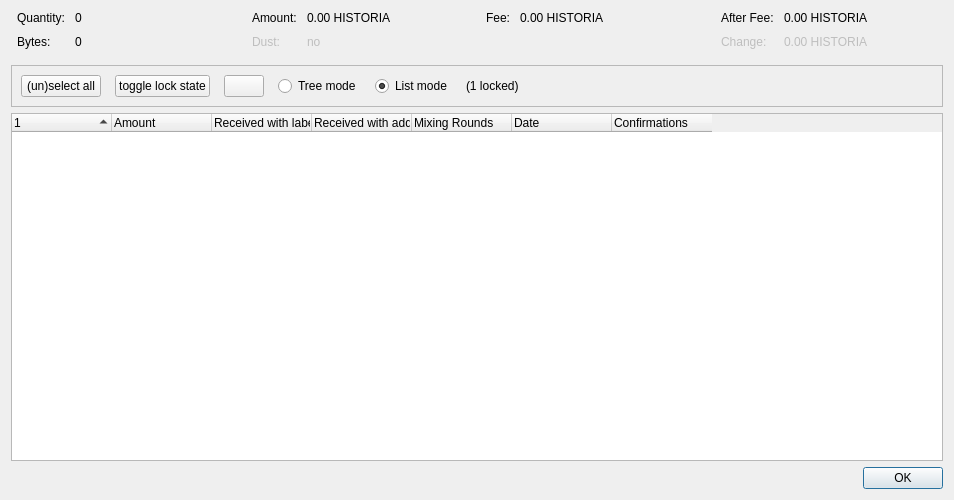
<?xml version="1.0" encoding="UTF-8"?>
<ui version="4.0">
 <class>CoinControlDialog</class>
 <widget class="QDialog" name="CoinControlDialog">
  <property name="geometry">
   <rect>
    <x>0</x>
    <y>0</y>
    <width>954</width>
    <height>500</height>
   </rect>
  </property>
  <property name="windowTitle">
   <string>Coin Selection</string>
  </property>
  <layout class="QVBoxLayout" name="verticalLayout">
   <item>
    <layout class="QHBoxLayout" name="horizontalLayoutTop" stretch="0,0,0,0">
     <property name="topMargin">
      <number>0</number>
     </property>
     <property name="bottomMargin">
      <number>10</number>
     </property>
     <item>
      <layout class="QFormLayout" name="formLayoutCoinControl1">
       <property name="horizontalSpacing">
        <number>10</number>
       </property>
       <property name="verticalSpacing">
        <number>10</number>
       </property>
       <property name="leftMargin">
        <number>6</number>
       </property>
       <property name="rightMargin">
        <number>6</number>
       </property>
       <item row="0" column="0">
        <widget class="QLabel" name="labelCoinControlQuantityText">
         <property name="text">
          <string>Quantity:</string>
         </property>
        </widget>
       </item>
       <item row="0" column="1">
        <widget class="QLabel" name="labelCoinControlQuantity">
         <property name="cursor">
          <cursorShape>IBeamCursor</cursorShape>
         </property>
         <property name="contextMenuPolicy">
          <enum>Qt::ActionsContextMenu</enum>
         </property>
         <property name="text">
          <string notr="true">0</string>
         </property>
         <property name="textInteractionFlags">
          <set>Qt::LinksAccessibleByMouse|Qt::TextSelectableByKeyboard|Qt::TextSelectableByMouse</set>
         </property>
        </widget>
       </item>
       <item row="1" column="0">
        <widget class="QLabel" name="labelCoinControlBytesText">
         <property name="text">
          <string>Bytes:</string>
         </property>
        </widget>
       </item>
       <item row="1" column="1">
        <widget class="QLabel" name="labelCoinControlBytes">
         <property name="cursor">
          <cursorShape>IBeamCursor</cursorShape>
         </property>
         <property name="contextMenuPolicy">
          <enum>Qt::ActionsContextMenu</enum>
         </property>
         <property name="text">
          <string notr="true">0</string>
         </property>
         <property name="textInteractionFlags">
          <set>Qt::LinksAccessibleByMouse|Qt::TextSelectableByKeyboard|Qt::TextSelectableByMouse</set>
         </property>
        </widget>
       </item>
      </layout>
     </item>
     <item>
      <layout class="QFormLayout" name="formLayoutCoinControl2">
       <property name="horizontalSpacing">
        <number>10</number>
       </property>
       <property name="verticalSpacing">
        <number>10</number>
       </property>
       <property name="leftMargin">
        <number>6</number>
       </property>
       <property name="rightMargin">
        <number>6</number>
       </property>
       <item row="0" column="0">
        <widget class="QLabel" name="labelCoinControlAmountText">
         <property name="text">
          <string>Amount:</string>
         </property>
        </widget>
       </item>
       <item row="0" column="1">
        <widget class="QLabel" name="labelCoinControlAmount">
         <property name="cursor">
          <cursorShape>IBeamCursor</cursorShape>
         </property>
         <property name="contextMenuPolicy">
          <enum>Qt::ActionsContextMenu</enum>
         </property>
         <property name="text">
          <string notr="true">0.00 HISTORIA</string>
         </property>
         <property name="textInteractionFlags">
          <set>Qt::LinksAccessibleByMouse|Qt::TextSelectableByKeyboard|Qt::TextSelectableByMouse</set>
         </property>
        </widget>
       </item>
       <item row="1" column="0">
        <widget class="QLabel" name="labelCoinControlLowOutputText">
         <property name="enabled">
          <bool>false</bool>
         </property>
         <property name="text">
          <string>Dust:</string>
         </property>
        </widget>
       </item>
       <item row="1" column="1">
        <widget class="QLabel" name="labelCoinControlLowOutput">
         <property name="enabled">
          <bool>false</bool>
         </property>
         <property name="cursor">
          <cursorShape>IBeamCursor</cursorShape>
         </property>
         <property name="contextMenuPolicy">
          <enum>Qt::ActionsContextMenu</enum>
         </property>
         <property name="text">
          <string notr="true">no</string>
         </property>
         <property name="textInteractionFlags">
          <set>Qt::LinksAccessibleByMouse|Qt::TextSelectableByKeyboard|Qt::TextSelectableByMouse</set>
         </property>
        </widget>
       </item>
      </layout>
     </item>
     <item>
      <layout class="QFormLayout" name="formLayoutCoinControl3">
       <property name="horizontalSpacing">
        <number>10</number>
       </property>
       <property name="verticalSpacing">
        <number>10</number>
       </property>
       <property name="leftMargin">
        <number>6</number>
       </property>
       <property name="rightMargin">
        <number>6</number>
       </property>
       <item row="0" column="0">
        <widget class="QLabel" name="labelCoinControlFeeText">
         <property name="text">
          <string>Fee:</string>
         </property>
        </widget>
       </item>
       <item row="0" column="1">
        <widget class="QLabel" name="labelCoinControlFee">
         <property name="cursor">
          <cursorShape>IBeamCursor</cursorShape>
         </property>
         <property name="contextMenuPolicy">
          <enum>Qt::ActionsContextMenu</enum>
         </property>
         <property name="text">
          <string notr="true">0.00 HISTORIA</string>
         </property>
         <property name="textInteractionFlags">
          <set>Qt::LinksAccessibleByMouse|Qt::TextSelectableByKeyboard|Qt::TextSelectableByMouse</set>
         </property>
        </widget>
       </item>
      </layout>
     </item>
     <item>
      <layout class="QFormLayout" name="formLayoutCoinControl4">
       <property name="horizontalSpacing">
        <number>10</number>
       </property>
       <property name="verticalSpacing">
        <number>10</number>
       </property>
       <property name="leftMargin">
        <number>6</number>
       </property>
       <property name="rightMargin">
        <number>6</number>
       </property>
       <item row="0" column="0">
        <widget class="QLabel" name="labelCoinControlAfterFeeText">
         <property name="text">
          <string>After Fee:</string>
         </property>
        </widget>
       </item>
       <item row="0" column="1">
        <widget class="QLabel" name="labelCoinControlAfterFee">
         <property name="cursor">
          <cursorShape>IBeamCursor</cursorShape>
         </property>
         <property name="contextMenuPolicy">
          <enum>Qt::ActionsContextMenu</enum>
         </property>
         <property name="text">
          <string notr="true">0.00 HISTORIA</string>
         </property>
         <property name="textInteractionFlags">
          <set>Qt::LinksAccessibleByMouse|Qt::TextSelectableByKeyboard|Qt::TextSelectableByMouse</set>
         </property>
        </widget>
       </item>
       <item row="1" column="0">
        <widget class="QLabel" name="labelCoinControlChangeText">
         <property name="enabled">
          <bool>false</bool>
         </property>
         <property name="text">
          <string>Change:</string>
         </property>
        </widget>
       </item>
       <item row="1" column="1">
        <widget class="QLabel" name="labelCoinControlChange">
         <property name="enabled">
          <bool>false</bool>
         </property>
         <property name="cursor">
          <cursorShape>IBeamCursor</cursorShape>
         </property>
         <property name="contextMenuPolicy">
          <enum>Qt::ActionsContextMenu</enum>
         </property>
         <property name="text">
          <string notr="true">0.00 HISTORIA</string>
         </property>
         <property name="textInteractionFlags">
          <set>Qt::LinksAccessibleByMouse|Qt::TextSelectableByKeyboard|Qt::TextSelectableByMouse</set>
         </property>
        </widget>
       </item>
      </layout>
     </item>
    </layout>
   </item>
   <item>
    <widget class="QFrame" name="frame">
     <property name="minimumSize">
      <size>
       <width>0</width>
       <height>40</height>
      </size>
     </property>
     <property name="frameShape">
      <enum>QFrame::StyledPanel</enum>
     </property>
     <property name="frameShadow">
      <enum>QFrame::Sunken</enum>
     </property>
     <layout class="QHBoxLayout" name="horizontalLayout">
      <item>
       <layout class="QHBoxLayout" name="horizontalLayoutPanel" stretch="0,0,0,0,0,0,0">
        <property name="spacing">
         <number>14</number>
        </property>
        <item>
         <widget class="QPushButton" name="pushButtonSelectAll">
          <property name="sizePolicy">
           <sizepolicy hsizetype="Maximum" vsizetype="Fixed">
            <horstretch>0</horstretch>
            <verstretch>0</verstretch>
           </sizepolicy>
          </property>
          <property name="text">
           <string>(un)select all</string>
          </property>
          <property name="autoDefault">
           <bool>false</bool>
          </property>
         </widget>
        </item>
        <item>
         <widget class="QPushButton" name="pushButtonToggleLock">
          <property name="sizePolicy">
           <sizepolicy hsizetype="Maximum" vsizetype="Fixed">
            <horstretch>0</horstretch>
            <verstretch>0</verstretch>
           </sizepolicy>
          </property>
          <property name="text">
           <string>toggle lock state</string>
          </property>
          <property name="autoDefault">
           <bool>false</bool>
          </property>
         </widget>
        </item>
        <item>
         <widget class="QPushButton" name="hideButton">
          <property name="sizePolicy">
           <sizepolicy hsizetype="Maximum" vsizetype="Fixed">
            <horstretch>0</horstretch>
            <verstretch>0</verstretch>
           </sizepolicy>
          </property>
          <property name="text">
           <string/>
          </property>
          <property name="autoDefault">
           <bool>false</bool>
          </property>
         </widget>
        </item>
        <item>
         <widget class="QRadioButton" name="radioTreeMode">
          <property name="sizePolicy">
           <sizepolicy hsizetype="Maximum" vsizetype="Fixed">
            <horstretch>0</horstretch>
            <verstretch>0</verstretch>
           </sizepolicy>
          </property>
          <property name="text">
           <string>Tree mode</string>
          </property>
         </widget>
        </item>
        <item>
         <widget class="QRadioButton" name="radioListMode">
          <property name="sizePolicy">
           <sizepolicy hsizetype="Maximum" vsizetype="Fixed">
            <horstretch>0</horstretch>
            <verstretch>0</verstretch>
           </sizepolicy>
          </property>
          <property name="text">
           <string>List mode</string>
          </property>
          <property name="checked">
           <bool>true</bool>
          </property>
         </widget>
        </item>
        <item>
         <widget class="QLabel" name="labelLocked">
          <property name="text">
           <string>(1 locked)</string>
          </property>
         </widget>
        </item>
        <item>
         <spacer name="horizontalSpacer">
          <property name="orientation">
           <enum>Qt::Horizontal</enum>
          </property>
          <property name="sizeHint" stdset="0">
           <size>
            <width>40</width>
            <height>20</height>
           </size>
          </property>
         </spacer>
        </item>
       </layout>
      </item>
     </layout>
    </widget>
   </item>
   <item>
    <widget class="CoinControlTreeWidget" name="treeWidget">
     <property name="contextMenuPolicy">
      <enum>Qt::CustomContextMenu</enum>
     </property>
     <property name="sortingEnabled">
      <bool>false</bool>
     </property>
     <property name="columnCount">
      <number>7</number>
     </property>
     <attribute name="headerShowSortIndicator" stdset="0">
      <bool>true</bool>
     </attribute>
     <attribute name="headerStretchLastSection">
      <bool>false</bool>
     </attribute>
     <column>
      <property name="text">
       <string/>
      </property>
     </column>
     <column>
      <property name="text">
       <string>Amount</string>
      </property>
     </column>
     <column>
      <property name="text">
       <string>Received with label</string>
      </property>
     </column>
     <column>
      <property name="text">
       <string>Received with address</string>
      </property>
     </column>
     <column>
      <property name="text">
       <string>Mixing Rounds</string>
      </property>
     </column>
     <column>
      <property name="text">
       <string>Date</string>
      </property>
     </column>
     <column>
      <property name="text">
       <string>Confirmations</string>
      </property>
      <property name="toolTip">
       <string>Confirmed</string>
      </property>
     </column>
    </widget>
   </item>
   <item>
    <widget class="QDialogButtonBox" name="buttonBox">
     <property name="orientation">
      <enum>Qt::Horizontal</enum>
     </property>
     <property name="standardButtons">
      <set>QDialogButtonBox::Ok</set>
     </property>
    </widget>
   </item>
  </layout>
 </widget>
 <customwidgets>
  <customwidget>
   <class>CoinControlTreeWidget</class>
   <extends>QTreeWidget</extends>
   <header>qt/coincontroltreewidget.h</header>
  </customwidget>
 </customwidgets>
 <resources/>
 <connections/>
</ui>
